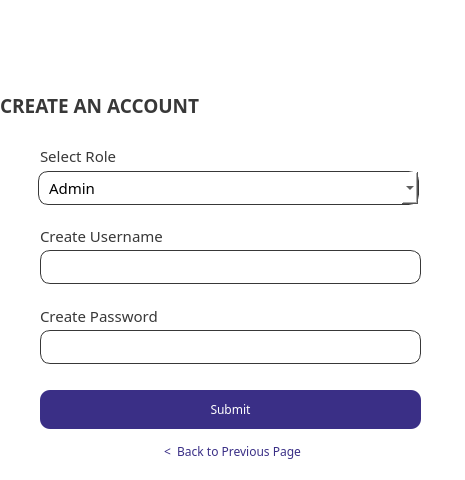
<?xml version="1.0" encoding="UTF-8"?>
<ui version="4.0">
 <class>Form</class>
 <widget class="QWidget" name="Form">
  <property name="geometry">
   <rect>
    <x>0</x>
    <y>0</y>
    <width>465</width>
    <height>480</height>
   </rect>
  </property>
  <property name="minimumSize">
   <size>
    <width>465</width>
    <height>480</height>
   </size>
  </property>
  <property name="maximumSize">
   <size>
    <width>465</width>
    <height>480</height>
   </size>
  </property>
  <property name="font">
   <font>
    <family>Poppins</family>
   </font>
  </property>
  <property name="windowTitle">
   <string>Form</string>
  </property>
  <property name="styleSheet">
   <string notr="true">background: white;
border-radius: 30px;</string>
  </property>
  <widget class="QLabel" name="label">
   <property name="geometry">
    <rect>
     <x>0</x>
     <y>70</y>
     <width>461</width>
     <height>71</height>
    </rect>
   </property>
   <property name="styleSheet">
    <string notr="true">border: none;
color:  #383838;
font-weight: 800;
font-family: 'Inter 24pt ExtraBold';
font-size: 	14pt;
background: none;
qproperty-alignment: 'AlignCenter';

</string>
   </property>
   <property name="text">
    <string>CREATE AN ACCOUNT</string>
   </property>
  </widget>
  <widget class="QLabel" name="label_3">
   <property name="geometry">
    <rect>
     <x>40</x>
     <y>140</y>
     <width>151</width>
     <height>31</height>
    </rect>
   </property>
   <property name="styleSheet">
    <string notr="true">QLabel {
font-family: 'Poppins';
font-size: 11pt;
color: #383838;
qproperty-alignment: 'AlignLeft';
border: none;
border-radius: 0;
background: none;
}
</string>
   </property>
   <property name="text">
    <string>Select Role</string>
   </property>
  </widget>
  <widget class="QLabel" name="label_4">
   <property name="geometry">
    <rect>
     <x>40</x>
     <y>220</y>
     <width>151</width>
     <height>31</height>
    </rect>
   </property>
   <property name="styleSheet">
    <string notr="true">QLabel {
font-family: 'Poppins';
font-size: 11pt;
color: #383838;
qproperty-alignment: 'AlignLeft';
border: none;
border-radius: 0;
background: none;
}
</string>
   </property>
   <property name="text">
    <string>Create Username</string>
   </property>
  </widget>
  <widget class="QPushButton" name="submit_btn">
   <property name="geometry">
    <rect>
     <x>40</x>
     <y>390</y>
     <width>381</width>
     <height>39</height>
    </rect>
   </property>
   <property name="cursor">
    <cursorShape>PointingHandCursor</cursorShape>
   </property>
   <property name="styleSheet">
    <string notr="true">QPushButton {
border:none;
font-family: 'Poppins';
font-size: 9pt;
background: none;
background-color: #3a2f86;
border-radius: 10px;
color: white;
}

QPushButton:hover {
background-color: #231c53;
}



</string>
   </property>
   <property name="text">
    <string>Submit</string>
   </property>
  </widget>
  <widget class="QLineEdit" name="un_line">
   <property name="geometry">
    <rect>
     <x>40</x>
     <y>250</y>
     <width>381</width>
     <height>34</height>
    </rect>
   </property>
   <property name="styleSheet">
    <string notr="true">border-radius: 10px;
border: 1px solid #383838;
background: #FFFFF;
font-family: 'Poppins';
padding-left: 10px;
font-size: 11pt;</string>
   </property>
  </widget>
  <widget class="QLabel" name="label_7">
   <property name="geometry">
    <rect>
     <x>40</x>
     <y>300</y>
     <width>151</width>
     <height>31</height>
    </rect>
   </property>
   <property name="styleSheet">
    <string notr="true">QLabel {
font-family: 'Poppins';
font-size: 11pt;
color: #383838;
qproperty-alignment: 'AlignLeft';
border: none;
border-radius: 0;
background: none;
}
</string>
   </property>
   <property name="text">
    <string>Create Password</string>
   </property>
  </widget>
  <widget class="QLineEdit" name="pw_line">
   <property name="geometry">
    <rect>
     <x>40</x>
     <y>330</y>
     <width>381</width>
     <height>34</height>
    </rect>
   </property>
   <property name="styleSheet">
    <string notr="true">border-radius: 10px;
border: 1px solid #383838;
background: #FFFFF;
font-family: 'Poppins';
padding-left: 10px;
font-size: 11pt;</string>
   </property>
   <property name="echoMode">
    <enum>QLineEdit::Password</enum>
   </property>
  </widget>
  <widget class="QPushButton" name="back_btn">
   <property name="geometry">
    <rect>
     <x>0</x>
     <y>440</y>
     <width>465</width>
     <height>23</height>
    </rect>
   </property>
   <property name="palette">
    <palette>
     <active>
      <colorrole role="WindowText">
       <brush brushstyle="SolidPattern">
        <color alpha="255">
         <red>58</red>
         <green>47</green>
         <blue>134</blue>
        </color>
       </brush>
      </colorrole>
      <colorrole role="Button">
       <brush brushstyle="SolidPattern">
        <color alpha="255">
         <red>255</red>
         <green>255</green>
         <blue>255</blue>
        </color>
       </brush>
      </colorrole>
      <colorrole role="Text">
       <brush brushstyle="SolidPattern">
        <color alpha="255">
         <red>58</red>
         <green>47</green>
         <blue>134</blue>
        </color>
       </brush>
      </colorrole>
      <colorrole role="ButtonText">
       <brush brushstyle="SolidPattern">
        <color alpha="255">
         <red>58</red>
         <green>47</green>
         <blue>134</blue>
        </color>
       </brush>
      </colorrole>
      <colorrole role="Base">
       <brush brushstyle="SolidPattern">
        <color alpha="255">
         <red>255</red>
         <green>255</green>
         <blue>255</blue>
        </color>
       </brush>
      </colorrole>
      <colorrole role="Window">
       <brush brushstyle="SolidPattern">
        <color alpha="255">
         <red>255</red>
         <green>255</green>
         <blue>255</blue>
        </color>
       </brush>
      </colorrole>
     </active>
     <inactive>
      <colorrole role="WindowText">
       <brush brushstyle="SolidPattern">
        <color alpha="255">
         <red>58</red>
         <green>47</green>
         <blue>134</blue>
        </color>
       </brush>
      </colorrole>
      <colorrole role="Button">
       <brush brushstyle="SolidPattern">
        <color alpha="255">
         <red>255</red>
         <green>255</green>
         <blue>255</blue>
        </color>
       </brush>
      </colorrole>
      <colorrole role="Text">
       <brush brushstyle="SolidPattern">
        <color alpha="255">
         <red>58</red>
         <green>47</green>
         <blue>134</blue>
        </color>
       </brush>
      </colorrole>
      <colorrole role="ButtonText">
       <brush brushstyle="SolidPattern">
        <color alpha="255">
         <red>58</red>
         <green>47</green>
         <blue>134</blue>
        </color>
       </brush>
      </colorrole>
      <colorrole role="Base">
       <brush brushstyle="SolidPattern">
        <color alpha="255">
         <red>255</red>
         <green>255</green>
         <blue>255</blue>
        </color>
       </brush>
      </colorrole>
      <colorrole role="Window">
       <brush brushstyle="SolidPattern">
        <color alpha="255">
         <red>255</red>
         <green>255</green>
         <blue>255</blue>
        </color>
       </brush>
      </colorrole>
     </inactive>
     <disabled>
      <colorrole role="WindowText">
       <brush brushstyle="SolidPattern">
        <color alpha="255">
         <red>120</red>
         <green>120</green>
         <blue>120</blue>
        </color>
       </brush>
      </colorrole>
      <colorrole role="Button">
       <brush brushstyle="SolidPattern">
        <color alpha="255">
         <red>255</red>
         <green>255</green>
         <blue>255</blue>
        </color>
       </brush>
      </colorrole>
      <colorrole role="Text">
       <brush brushstyle="SolidPattern">
        <color alpha="255">
         <red>120</red>
         <green>120</green>
         <blue>120</blue>
        </color>
       </brush>
      </colorrole>
      <colorrole role="ButtonText">
       <brush brushstyle="SolidPattern">
        <color alpha="255">
         <red>120</red>
         <green>120</green>
         <blue>120</blue>
        </color>
       </brush>
      </colorrole>
      <colorrole role="Base">
       <brush brushstyle="SolidPattern">
        <color alpha="255">
         <red>255</red>
         <green>255</green>
         <blue>255</blue>
        </color>
       </brush>
      </colorrole>
      <colorrole role="Window">
       <brush brushstyle="SolidPattern">
        <color alpha="255">
         <red>255</red>
         <green>255</green>
         <blue>255</blue>
        </color>
       </brush>
      </colorrole>
     </disabled>
    </palette>
   </property>
   <property name="font">
    <font>
     <family>Poppins</family>
     <pointsize>9</pointsize>
    </font>
   </property>
   <property name="cursor">
    <cursorShape>PointingHandCursor</cursorShape>
   </property>
   <property name="styleSheet">
    <string notr="true">QPushButton:hover {
    text-decoration: underline;
}</string>
   </property>
   <property name="text">
    <string>&lt;  Back to Previous Page</string>
   </property>
  </widget>
  <widget class="QComboBox" name="role_dropdown">
   <property name="geometry">
    <rect>
     <x>38</x>
     <y>171</y>
     <width>381</width>
     <height>34</height>
    </rect>
   </property>
   <property name="font">
    <font>
     <family>Poppins</family>
     <pointsize>11</pointsize>
    </font>
   </property>
   <property name="styleSheet">
    <string notr="true">QComboBox {
    border-radius: 10px;
    border: 1px solid #383838;
    background: #FFFFFF;
    font-family: 'Poppins';
    padding-left: 10px;
    font-size: 11pt;
    min-height: 25px;
}

/* Style for the dropdown list */
QComboBox QAbstractItemView {
    border: 1px solid #383838;
    border-radius: 5px;
    background-color: white;
    selection-background-color: #e0e0e0;
    padding: 5px;
}</string>
   </property>
   <item>
    <property name="text">
     <string>Admin</string>
    </property>
   </item>
  </widget>
 </widget>
 <resources/>
 <connections/>
</ui>
